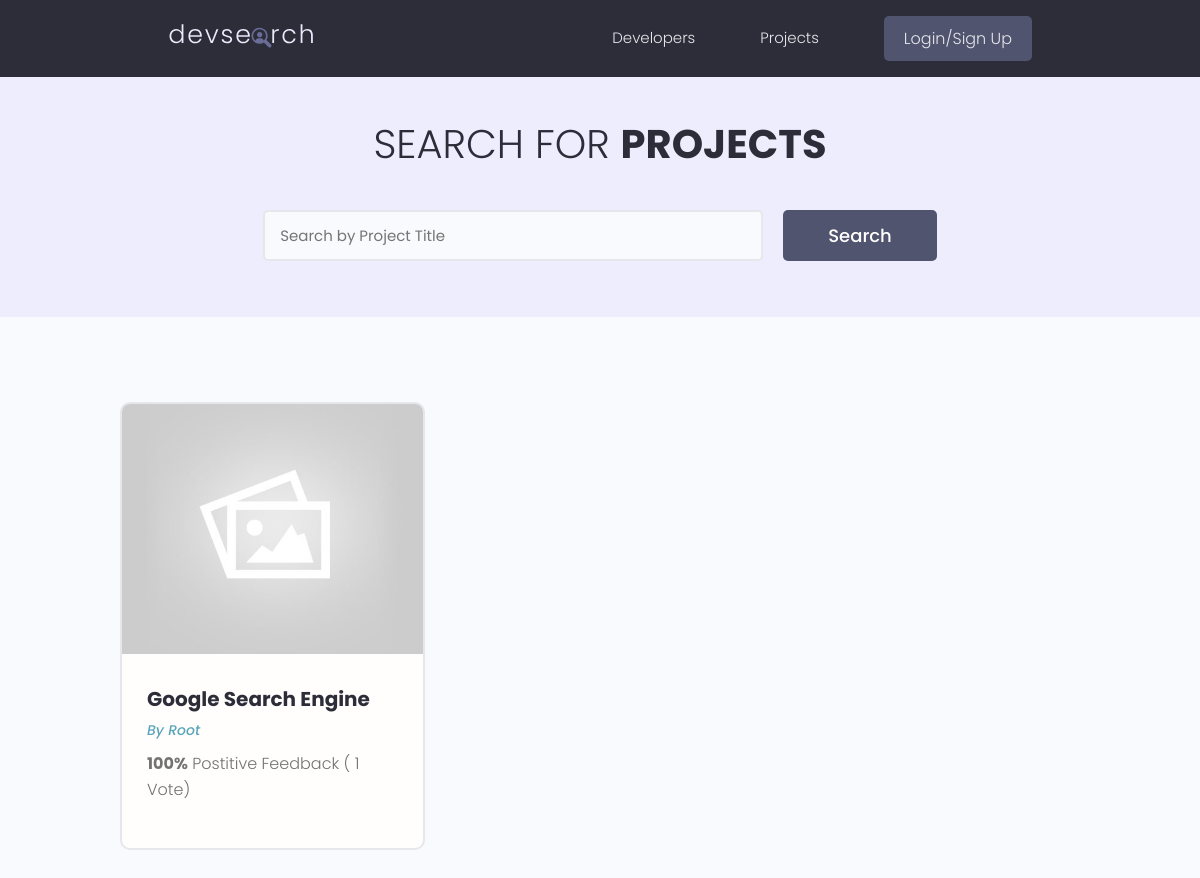
Page /projects/ on the earlier database version.
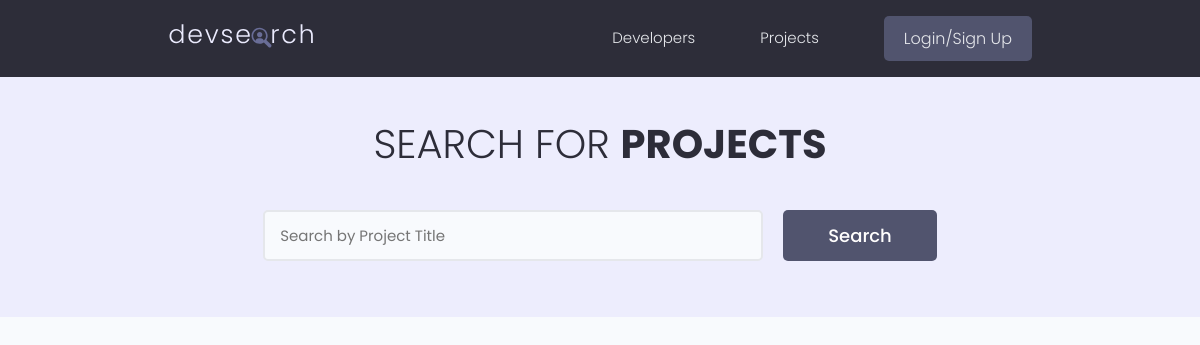
Same page on the later database version.
### projects/models.py (models this page shows, shortened)
class Project(models.Model):
	owner = models.ForeignKey(Profile,null=True,blank=True,on_delete=models.SET_NULL)
	title = models.CharField(max_length=150)
	desc = models.TextField(null=True,blank=True)
	demo_link = models.CharField(null=True,blank=True,max_length=2000)
	source_link = models.CharField(null=True,blank=True,max_length=2000)
	featured_image = models.ImageField(null=True,blank=True,default="default.jpg")
	tags = models.ManyToManyField('Tag',blank=True)
	vote_total = models.IntegerField(default=0,null=True,blank=True)
	vote_ratio = models.IntegerField(default=0,null=True,blank=True)
	created = models.DateTimeField(auto_now_add = True)
	id = models.UUIDField(default = uuid.uuid4,primary_key=True,unique=True,editable=False)
	class Meta:
		ordering = ['-vote_ratio','-vote_total','-title']
	class Meta:
		ordering = ['-created']

### users/models.py (models this page shows, shortened)
class Profile(models.Model):
	user = models.OneToOneField(User,on_delete=models.CASCADE,null=True,blank=True)
	name = models.CharField(max_length=200,blank=True,null=True)
	email = models.EmailField(max_length=500,blank=True,null=True)
	username = models.CharField(max_length=200,blank=True,null=True)
	location = models.CharField(max_length=200,blank=True,null=True)
	short_intro = models.CharField(max_length=500,blank=True,null=True)
	bio = models.TextField(blank=True,null=True)
	profile_image = models.ImageField(null=True,blank=True,upload_to='profiles/',default='profiles/user.png')
	social_github = models.CharField(max_length=200,blank=True,null=True)
	social_twitter = models.CharField(max_length=200,blank=True,null=True)
	social_linkedin = models.CharField(max_length=200,blank=True,null=True)
	social_stackoverflow = models.CharField(max_length=200,blank=True,null=True)
	social_website = models.CharField(max_length=200,blank=True,null=True)
	created = models.DateTimeField(auto_now_add = True)
	id = models.UUIDField(default = uuid.uuid4,primary_key=True,unique=True,editable=False)

### projects/views.py (the view)
# urls.py: path('projects/',include('projects.urls')),
def projects(request):
	all_projects,search_query=searchProjects(request)
	custom_range,all_projects,paginator = paginateProjects(request,all_projects,6)
	context = {'projects': all_projects,'search_query':search_query,'paginator':paginator,'custom_range':custom_range}
	return render(request,"projects/projects.html",context)

### projects/utils.py (called while the page is built)
def searchProjects(request):
	search_query = ''
	if request.GET.get('search_query'):
		search_query = request.GET.get('search_query')
	tags = Tag.objects.filter(name__icontains=search_query)
	all_projects = Project.objects.distinct().filter(Q(title__icontains=search_query)|Q(owner__name__icontains=search_query) | Q(tags__in=tags))
	return all_projects,search_query

def paginateProjects(request,all_projects,results):
	page = request.GET.get('page')
	results = 3
	paginator = Paginator(all_projects,results)
	try:
		all_projects = paginator.page(page)
	except PageNotAnInteger:
		page = 1
		all_projects = paginator.page(page)
	except EmptyPage:
		page = paginator.num_pages
		all_projects = paginator.page(page)
	left_index = (int(page)-1)
	if left_index < 1:
		left_index = 1
	right_index = (int(page)+1)
	if right_index > paginator.num_pages:
		right_index = paginator.num_pages + 1
	custom_range = range(left_index,right_index+1)
	return custom_range,all_projects,paginator

### projects/templates/projects/projects.html (shortened to what this page needs)
{% load static %}
{% include 'main.html' %}
  <main class="projects">
    <section class="hero-section text-center">
      <div class="container container--narrow">
        <div class="hero-section__box">
          <h2>Search for <span>Projects</span></h2>
        </div>
        <div class="hero-section__search">
          <form class="form" action="#" method="get">
            <div class="form__field">
              <input class="input input--text" id="formInput#search" type="text" name="search_query"
                value="{{search_query}}" placeholder="Search by Project Title" />
            </div>
            <input class="btn btn--sub btn--lg" type="submit" value="Search" />
          </form>
        </div>
      </div>
    </section>
    <section class="projectsList">
      <div class="container">
        <div class="grid grid--three">
	  {% for project in projects %}
          <div class="column">
            <div class="card project">
              <a href="{% url 'project' project.id %}" class="project">
                <img class="project__thumbnail" src="{{project.featured_image.url}}" alt="project thumbnail" />
                <div class="card__body">
                  <h3 class="project__title">{{project.title}}</h3>
                  <p><a class="project__author" href="{% url 'project' project.id %}"%}>By
                                        {{project.owner.name}}</a>
                                </p>
                  <p class="project--rating">
                    <span style="font-weight: bold;">{{project.vote_ratio}}%</span> Postitive
                    Feedback ( {{project.vote_total}} Vote{{project.vote_total|pluralize:"s"}})
                  </p>
                </div>
              </a>
            </div>
          </div>
	  {% endfor %}
        </div>
      </div>
    </section>
  </main>

### templates/main.html (shortened to what this page needs)
{% load static %}
<!DOCTYPE html>
<html lang="en">
<head>
  <link rel="stylesheet" href="https://cdn.iconmonstr.com/1.3.0/css/iconmonstr-iconic-font.min.css" />
  <link rel="stylesheet" href="{% static 'uikit/styles/uikit.css' %} " />
  <link rel="stylesheet" href="{% static 'styles/app.css' %}" />
</head>
<body>
  {% include 'nav.html' %}
</body>
</html>

### templates/nav.html (shortened to what this page needs)
{% load static %}
<header class="header">
  <div class="container container--narrow">
    <a href="/" class="header__logo">
      <img src="{% static 'images/logo.svg' %}" alt="DevSearch Logo" />
    </a>
    <nav class="header__nav">
      <ul class="header__menu">
        <li class="header__menuItem"><a href="{% url 'profiles'%}">Developers</a></li>
        <li class="header__menuItem"><a href="{% url 'projects'%}">Projects</a></li>
        {% if request.user.is_authenticated %}
        <li class="header__menuItem"><a href="{% url 'inbox' %}">Inbox</a></li>
        <li class="header__menuItem"><a href="{% url 'account' %}">Account</a></li>
        <li class="header__menuItem"><a href="{% url 'create_project' %}">Add Project</a></li>
        <li class="header__menuItem"><a href="{% url 'logout' %}" class="btn btn--sub">LogOut</a></li>
        {% else %}
        <li class="header__menuItem"><a href="{% url 'login' %}" class="btn btn--sub">Login/Sign Up</a></li>
        {% endif %}
      </ul>
    </nav>
  </div>
</header>

### static/styles/app.css (style rules this page uses)
:root { --color-sub: #2d2d39; }
.btn--sub { background-color: var(--color-sub-light); }
img { width: 100%; }
.header { position: sticky; z-index: 111; background-color: var(--color-sub); padding: 1.5rem 0; }
.header > .container { display: flex; justify-content: space-between; align-items: center; }
.header__logo > img { height: 3.8rem; }
.header__nav > ul { display: inline-flex; align-items: center; list-style: none; gap: 6.5rem; }
.header__menuItem > a { color: var(--color-light); font-weight: 300; }
.hero-section { height: 40vh; display: flex; align-items: center; background-color: var(--color-sub); }
.hero-section__box { margin-bottom: 4rem; }
.hero-section__box > h2, .hero-section__box > h2 > span { font-size: 4rem; color: var(--color-light); line-height: 1.3; text-transform: uppercase; }
.hero-section__box > h2 { font-weight: 300; }
.hero-section__box > h2 > span { font-weight: 700; }
.hero-section__search > .form { display: flex; align-items: center; justify-content: center; gap: 2rem; }
.hero-section__search > .form input.input--text { width: 50rem; }
.projects > .hero-section { background: var(--color-sub-lighter); height: 30vh; }
.projects .hero-section__box { margin-bottom: 2.5rem; }
.projects .hero-section__box > h2 { color: var(--color-sub); }
.projects .hero-section__box > h2 > span { font-weight: 700; color: var(--color-sub); }

### static/uikit/styles/modules/_variables.css (style rules this page uses)
:root { --color-main: #5aa5b9; --color-main-light: #e6faff; --color-sub: #3f4156; --color-sub-light: #51546e; --color-sub-lighter: #ededfd; --color-text: #737373; --color-gray: #8b8b8b; --color-light: #e5e7eb; --color-light-gray: #767676; --color-bg: #f8fafd; --color-white: #fffefd; --color-white-light: #f3f3f3; --color-success: #359e64; --color-success-bg: #def8e8; --color-error: #fc4b0b; --color-error-bg: #fff2ee; --font-base: 'Poppins', arial, helvetica, 'Segoe UI', roboto, ubuntu, sans-serif; --font-monospace: 'Fira Code', 'Courier New', courier, monospace; --font-regular: 300; --font-medium: 500; --font-bold: 700; --generic-shadow: 1px 1px 5px #00000010; --generic-transition: all 0.3s ease-in-out; }

### static/uikit/styles/modules/_base.css (style rules this page uses)
* { margin: 0; padding: 0; box-sizing: border-box; text-rendering: optimizeLegibility; color: inherit; font-size: inherit; }
html { font-size: 50%; }
@media only screen and (min-width: 480px) { html { font-size: 56.25%; } }
@media only screen and (min-width: 1200px) { html { font-size: 62.5%; } }
body { line-height: 1.6; font-weight: 400; font-size: 1.5rem; color: var(--color-text); background-color: var(--color-bg); min-height: 100vh; }

### static/uikit/styles/modules/_typography.css (style rules this page uses)
* { font-family: var(--font-base); }
h2 { font-size: 3.6rem; font-weight: var(--font-bold); }
p, span, strong { font-size: 1.6rem; color: var(--color-text); font-weight: var(--font-regular); }
a { padding-bottom: 2px; text-decoration: none; display: inline-block; color: var(--color-main); font-weight: var(--font-medium); }

### static/uikit/styles/modules/_utilities.css (style rules this page uses)
.container { width: 92%; max-width: 165rem; margin: 0 auto; box-sizing: border-box; }
.container--narrow { width: 92%; max-width: 120rem; }
@media screen and (min-width: 1000px) { .container { width: 90%; } }
@media screen and (min-width: 1000px) { .container--narrow { width: 85%; } }
@media screen and (min-width: 1200px) { .container { width: 80%; } }
@media screen and (min-width: 1200px) { .container--narrow { width: 72%; } }
.text-center { text-align: center; }

### static/uikit/styles/modules/_button.css (style rules this page uses)
.btn { display: inline-block; position: relative; cursor: pointer; background-color: var(--color-light); font-weight: var(--font-medium); color: var(--color-sub); text-decoration: none; padding: 1rem 2rem; border-radius: 0.5rem; border: none; width: -webkit-fit-content; width: -moz-fit-content; width: fit-content; height: -webkit-fit-content; height: -moz-fit-content; height: fit-content; font-size: 1.6rem; outline-width: 0; outline-color: transparent; -webkit-backface-visibility: hidden; backface-visibility: hidden; transition: all 0.3s ease-in-out; }
.btn--sub { background-color: var(--color-sub); color: var(--color-white); }
.btn--lg { font-size: 1.8rem; padding: 1.2rem 4.5rem; }

### static/uikit/styles/modules/_form.css (style rules this page uses)
.form { display: block; }
.form__field { margin-top: 1.5rem; margin-bottom: 1.5rem; }
input.input[type='text'], input.input[type='email'], input.input[type='password'], input.input[type='number'], textarea.input { min-width: 24rem; width: 100%; padding: 1.2rem 1.5rem; border-radius: 0.5rem; border: 2px solid var(--color-light); transition: all 0.3s ease-in-out; background-color: var(--color-bg); }

Differences in the rows shown:
removed Project: featured_image (placeholder picture), title "Google Search Engine", owner.name "Root", vote_ratio "100", vote_total "1"
